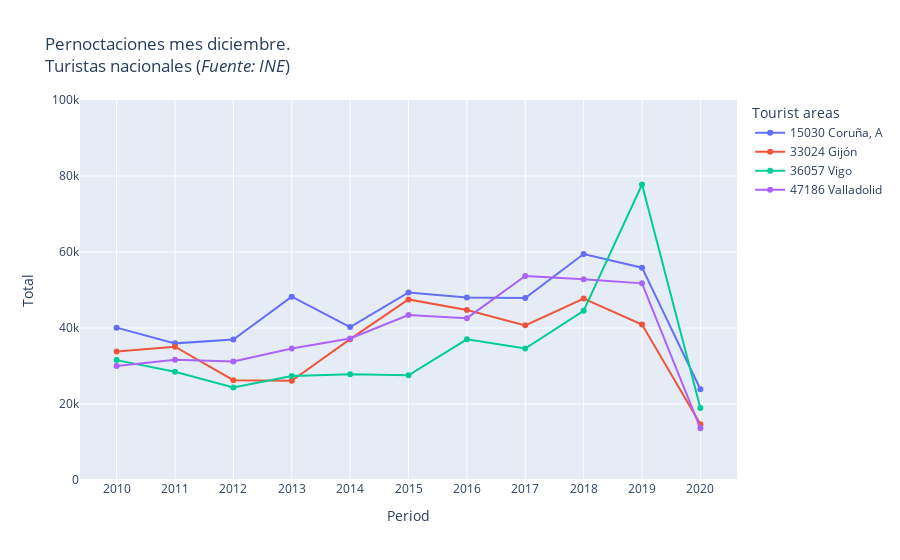

Source (notebook cell):
### Markdown cell above
#### Residents in Spain

### Code cell
maskresidence=df2['Residence']=='Residents in Spain'
fig = px.line(df2[maskresidence], x='Period', y='Total', color='Tourist areas', markers=True, 
              title=title_template.format("nacionales"))
fig.update_yaxes(range = [0,100000])
fig.show()

### Figure 1 — Plotly figure (JSON) as saved in the notebook; plotly's stock layout.template omitted (floating-point values rounded to 4 significant figures)
{"data": [{"hovertemplate": "Tourist areas=15030 Coruña, A<br>Period=%{x}<br>Total=%{y}<extra></extra>", "legendgroup": "15030 Coruña, A", "line": {"color": "#636efa", "dash": "solid"}, "marker": {"symbol": "circle"}, "mode": "markers+lines", "name": "15030 Coruña, A", "orientation": "v", "showlegend": true, "type": "scatter", "x": ["2010", "2011", "2012", "2013", "2014", "2015", "2016", "2017", "2018", "2019", "2020"], "xaxis": "x", "y": [40092, 35955, 36986, 48255, 40249, 49361, 48002, 47910, 59475, 55873, 23886], "yaxis": "y"}, {"hovertemplate": "Tourist areas=33024 Gijón<br>Period=%{x}<br>Total=%{y}<extra></extra>", "legendgroup": "33024 Gijón", "line": {"color": "#EF553B", "dash": "solid"}, "marker": {"symbol": "circle"}, "mode": "markers+lines", "name": "33024 Gijón", "orientation": "v", "showlegend": true, "type": "scatter", "x": ["2010", "2011", "2012", "2013", "2014", "2015", "2016", "2017", "2018", "2019", "2020"], "xaxis": "x", "y": [33787, 35088, 26270, 26106, 37061, 47526, 44726, 40697, 47736, 40913, 14695], "yaxis": "y"}, {"hovertemplate": "Tourist areas=36057 Vigo<br>Period=%{x}<br>Total=%{y}<extra></extra>", "legendgroup": "36057 Vigo", "line": {"color": "#00cc96", "dash": "solid"}, "marker": {"symbol": "circle"}, "mode": "markers+lines", "name": "36057 Vigo", "orientation": "v", "showlegend": true, "type": "scatter", "x": ["2010", "2011", "2012", "2013", "2014", "2015", "2016", "2017", "2018", "2019", "2020"], "xaxis": "x", "y": [31547, 28484, 24324, 27347, 27832, 27569, 37019, 34594, 44527, 77767, 18931], "yaxis": "y"}, {"hovertemplate": "Tourist areas=47186 Valladolid<br>Period=%{x}<br>Total=%{y}<extra></extra>", "legendgroup": "47186 Valladolid", "line": {"color": "#ab63fa", "dash": "solid"}, "marker": {"symbol": "circle"}, "mode": "markers+lines", "name": "47186 Valladolid", "orientation": "v", "showlegend": true, "type": "scatter", "x": ["2010", "2011", "2012", "2013", "2014", "2015", "2016", "2017", "2018", "2019", "2020"], "xaxis": "x", "y": [30027, 31616, 31189, 34586, 37247, 43416, 42597, 53681, 52831, 51750, 13589], "yaxis": "y"}], "layout": {"legend": {"title": {"text": "Tourist areas"}, "tracegroupgap": 0}, "title": {"text": "Pernoctaciones mes diciembre. <br>Turistas nacionales (<i>Fuente: <a href='https://www.ine.es/jaxiT3/files/t/en/csv_bd/2078.csv'>INE</a></i>)"}, "xaxis": {"anchor": "y", "domain": [0, 1], "title": {"text": "Period"}}, "yaxis": {"anchor": "x", "domain": [0, 1], "range": [0, 100000], "title": {"text": "Total"}}}}
